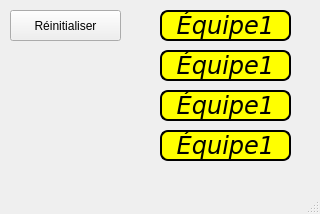
<?xml version="1.0" encoding="UTF-8"?>
<ui version="4.0">
 <class>MainWindow</class>
 <widget class="QMainWindow" name="MainWindow">
  <property name="geometry">
   <rect>
    <x>0</x>
    <y>0</y>
    <width>320</width>
    <height>214</height>
   </rect>
  </property>
  <property name="windowTitle">
   <string>MainWindow</string>
  </property>
  <property name="styleSheet">
   <string notr="true">QMainWindow::Qicon: messagebox-question-icon</string>
  </property>
  <widget class="QWidget" name="centralwidget">
   <widget class="QPushButton" name="pushButton">
    <property name="geometry">
     <rect>
      <x>10</x>
      <y>10</y>
      <width>111</width>
      <height>31</height>
     </rect>
    </property>
    <property name="styleSheet">
     <string notr="true">QPushButton:open { /* when the button has its menu open */
    background-color: qlineargradient(x1: 0, y1: 0, x2: 0, y2: 1,
                                      stop: 0 #dadbde, stop: 1 #f6f7fa);
}

QPushButton::menu-indicator {
    image: url(menu_indicator.png);
    subcontrol-origin: padding;
    subcontrol-position: bottom right;
}

QPushButton:hover {
background-color : red;

}

QPushButton::menu-indicator:pressed, QPushButton::menu-indicator:open {
    position: relative;
    top: 2px; left: 2px; /* shift the arrow by 2 px */
}

</string>
    </property>
    <property name="text">
     <string>Réinitialiser</string>
    </property>
   </widget>
   <widget class="QLabel" name="Equipe1">
    <property name="geometry">
     <rect>
      <x>160</x>
      <y>10</y>
      <width>131</width>
      <height>31</height>
     </rect>
    </property>
    <property name="font">
     <font>
      <family>Verdana</family>
      <pointsize>18</pointsize>
      <weight>50</weight>
      <italic>true</italic>
      <bold>false</bold>
     </font>
    </property>
    <property name="styleSheet">
     <string notr="true">font: italic 18pt &quot;Verdana&quot;;
background: yellow;
border : 2px solid;
border-radius : 8px;
border-color : black;</string>
    </property>
    <property name="text">
     <string>Équipe1</string>
    </property>
    <property name="alignment">
     <set>Qt::AlignCenter</set>
    </property>
   </widget>
   <widget class="QLabel" name="Equipe1_2">
    <property name="geometry">
     <rect>
      <x>160</x>
      <y>50</y>
      <width>131</width>
      <height>31</height>
     </rect>
    </property>
    <property name="font">
     <font>
      <family>Verdana</family>
      <pointsize>18</pointsize>
      <weight>50</weight>
      <italic>true</italic>
      <bold>false</bold>
     </font>
    </property>
    <property name="styleSheet">
     <string notr="true">font: italic 18pt &quot;Verdana&quot;;
background: yellow;
border : 2px solid;
border-radius : 8px;
border-color : black;</string>
    </property>
    <property name="text">
     <string>Équipe1</string>
    </property>
    <property name="alignment">
     <set>Qt::AlignCenter</set>
    </property>
   </widget>
   <widget class="QLabel" name="Equipe1_3">
    <property name="geometry">
     <rect>
      <x>160</x>
      <y>90</y>
      <width>131</width>
      <height>31</height>
     </rect>
    </property>
    <property name="font">
     <font>
      <family>Verdana</family>
      <pointsize>18</pointsize>
      <weight>50</weight>
      <italic>true</italic>
      <bold>false</bold>
     </font>
    </property>
    <property name="styleSheet">
     <string notr="true">font: italic 18pt &quot;Verdana&quot;;
background: yellow;
border : 2px solid;
border-radius : 8px;
border-color : black;</string>
    </property>
    <property name="text">
     <string>Équipe1</string>
    </property>
    <property name="alignment">
     <set>Qt::AlignCenter</set>
    </property>
   </widget>
   <widget class="QLabel" name="Equipe1_4">
    <property name="geometry">
     <rect>
      <x>160</x>
      <y>130</y>
      <width>131</width>
      <height>31</height>
     </rect>
    </property>
    <property name="font">
     <font>
      <family>Verdana</family>
      <pointsize>18</pointsize>
      <weight>50</weight>
      <italic>true</italic>
      <bold>false</bold>
     </font>
    </property>
    <property name="styleSheet">
     <string notr="true">font: italic 18pt &quot;Verdana&quot;;
background: yellow;
border : 2px solid;
border-radius : 8px;
border-color : black;</string>
    </property>
    <property name="text">
     <string>Équipe1</string>
    </property>
    <property name="alignment">
     <set>Qt::AlignCenter</set>
    </property>
   </widget>
  </widget>
  <widget class="QMenuBar" name="menubar">
   <property name="geometry">
    <rect>
     <x>0</x>
     <y>0</y>
     <width>320</width>
     <height>21</height>
    </rect>
   </property>
  </widget>
  <widget class="QStatusBar" name="statusbar"/>
 </widget>
 <resources/>
 <connections/>
</ui>
